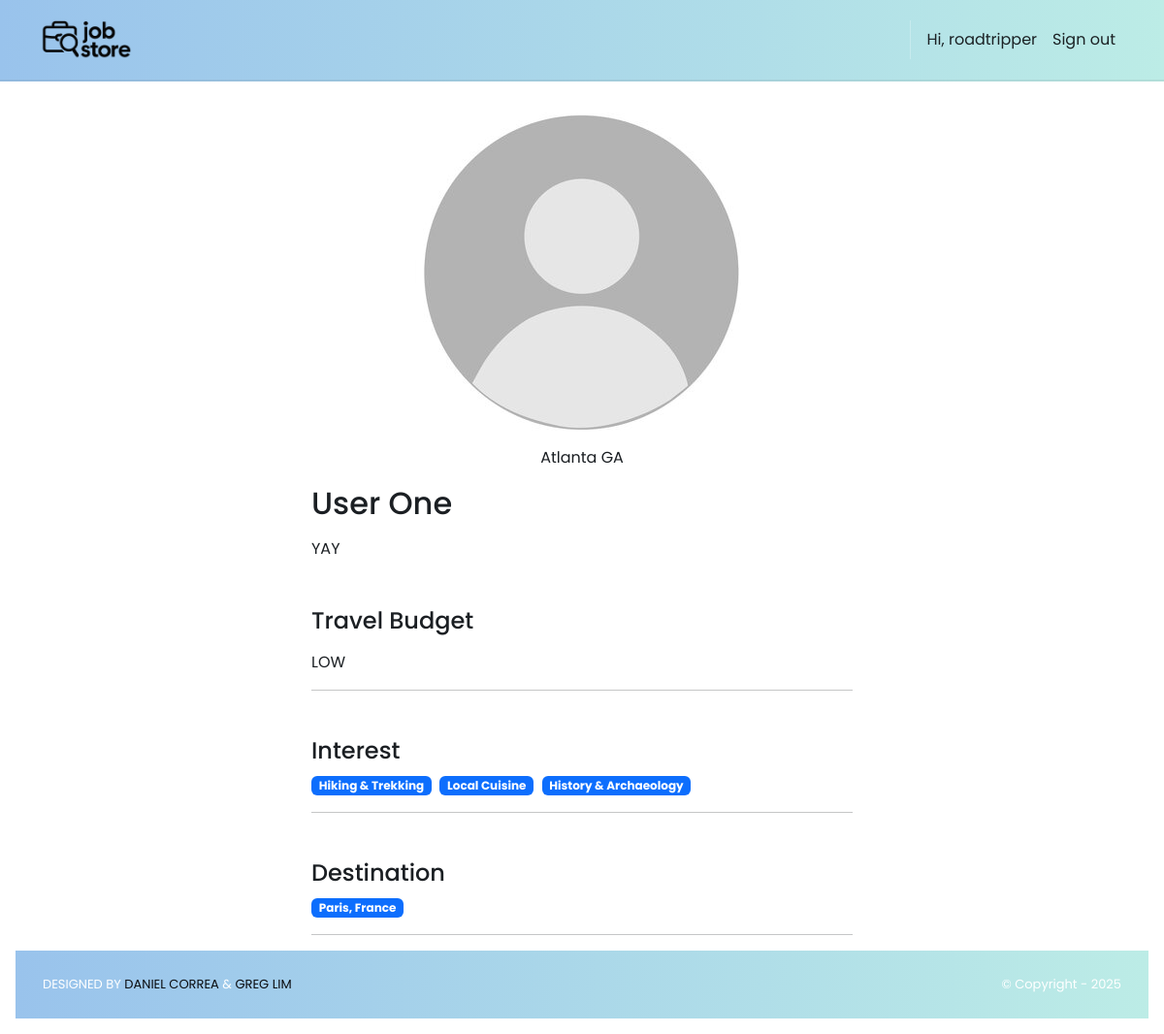
The app's page /roadTripper/1/ (signed in) with its own data.
### accounts/models.py (models this page shows)
class User(AbstractUser):
    class Roles(models.TextChoices):
        PLANNER = "PLANNER", "Planner"
        ROAD_TRIPPER = "ROAD_TRIPPER", "Road Tripper"
    role = models.CharField(
        max_length=20, choices=Roles.choices, default=Roles.ROAD_TRIPPER, db_index=True
    )
    @property
    def is_planner(self) -> bool:
        return self.role == self.Roles.PLANNER
    @property
    def is_roadTripper(self) -> bool:
        return self.role == self.Roles.ROAD_TRIPPER

### roadTripper/models.py (models this page shows, shortened)
class RoadTripper(models.Model):
    user = models.OneToOneField(
        settings.AUTH_USER_MODEL, on_delete=models.CASCADE, related_name="roadTripper_profile"
    )
    firstName = models.CharField("First Name", max_length=255)
    lastName  = models.CharField("Last Name", max_length=255)
    location  = models.CharField("Home Location", max_length=255, blank=True)
    image     = models.ImageField("Profile Image", upload_to='roadTripper_images/', null=True, blank=True)
    TRAVEL_BUDGET_CHOICES = [
        ('LOW', 'Budget-Friendly (Under $50/day)'),
        ('MID', 'Mid-Range (Approx. $50 - $150/day)'),
        ('HIGH', 'Luxury (Over $150/day)'),
        ('FLEX', 'Flexible / Varies'),
    ]
    travel_headline = models.CharField("Travel Tagline", max_length=255, blank=True,
        help_text="A short, catchy phrase about your travel style."
    )
    travel_budget = models.CharField("Travel Budget", max_length=4, choices=TRAVEL_BUDGET_CHOICES, default='MID')
    interests = models.ManyToManyField("Interest", related_name="trippers_with_interest", blank=True)
    destinations = models.ManyToManyField("Destination", related_name="trippers_want_to_visit", blank=True)
    links = models.ManyToManyField("Link", related_name="roadTripper", blank=True)
    hide_image = models.BooleanField(default=False)
    hide_travel_headline = models.BooleanField(default=False)
    hide_travel_budget = models.BooleanField(default=False)
    hide_profile = models.BooleanField(default=False)
    hide_location = models.BooleanField(default=False)

class Interest(models.Model):
    name = models.CharField(max_length=100, unique=True)

class Destination(models.Model):
    city = models.CharField(max_length=100, blank=True)
    country = models.CharField(max_length=100)
    def __str__(self):
        if self.city:
            return f"{self.city}, {self.country}"
        return self.country

### roadTripper/views.py (the view)
# urls.py: path('<int:id>/', views.show, name='planner.show'),
@login_required
def show(request, id):
    roadTripper = get_object_or_404(RoadTripper, id=id)
    template_data = {
        "roadTripper": roadTripper,
        "name": f"{roadTripper.firstName} {roadTripper.lastName}",
        "links": roadTripper.links.all(),
        "hide_profile": roadTripper.hide_profile,
    }
    return render(request, "roadTripper/show.html", {"template_data": template_data})

### pitStop/context_processors.py (called while the page is built)
def static_revisions(request):
    base = Path(settings.BASE_DIR)
    logo_path = base / 'pitStop' / 'static' / 'img' / 'logo.png'
    try:
        rev_logo = str(int(os.path.getmtime(logo_path)))
    except Exception:
        rev_logo = '1'
    css_path = base / 'pitStop' / 'static' / 'css' / 'style.css'
    try:
        rev_css = str(int(os.path.getmtime(css_path)))
    except Exception:
        rev_css = '1'
    return {
        'STATIC_REV_LOGO': rev_logo,
        'STATIC_REV_CSS': rev_css,
    }

### roadTripper/templates/roadTripper/show.html (shortened to what this page needs)
{% extends 'base.html' %}
{% block content %}
{% load static %}
<div class="p-3">
  <div class="container">
    <div class="col-md-6 mx-auto mb-3">
      <div class="mb-3 text-center">
        {% load static %}
        {% if template_data.roadTripper.image and not template_data.roadTripper.hide_image %}
          <img src="{{ template_data.roadTripper.image.url }}" class="d-block mx-auto" style="width:300px;height:300px;border-radius:50%;object-fit:cover;object-position:center;" alt="{{ template_data.name }}">
        {% else %}
          <img src="{% static 'img/default_profile.jpg' %}" class="avatar-big d-block mx-auto" alt="No profile image">
        {% endif %}
        {% if not template_data.roadTripper.hide_location %}
          <p>{{ template_data.roadTripper.location }}</p>
        {% endif %}
      </div>
      <h2>{{ template_data.name }}</h2>
      {% if not template_data.roadTripper.hide_travel_headline %}
        <div class="mt-3">{{ template_data.roadTripper.travel_headline }}</div>
      {% endif %}
      {% if not template_data.roadTripper.hide_travel_budget %}
        <h4 class="mt-5">Travel Budget</h4>
        <div class="mt-3">{{ template_data.roadTripper.travel_budget}}</div>
      {% endif %}
      <hr />
      <h4 class="mt-5">Interest</h4>
        {% for interest in template_data.roadTripper.interests.all %}
          <span class="badge bg-primary me-1">{{ interest.name }}</span>
        {% empty %}
          <p class="text-muted">No interests listed.</p>
        {% endfor %}
      <hr />
      <h4 class="mt-5">Destination</h4>
        {% for destination in template_data.roadTripper.destinations.all %}
          <span class="badge bg-primary me-1">{{ destination }}</span>
        {% empty %}
          <p class="text-muted">No destination listed.</p>
        {% endfor %}
      <hr />
</div>
{% endblock %}

### pitStop/templates/base.html (shortened to what this page needs)
<!DOCTYPE html>
<html>
  {% load static %}
  <head>
    <link href="https://cdn.jsdelivr.net/npm/bootstrap@5.3.3/dist/css/bootstrap.min.css"
          rel="stylesheet">
    <link rel="stylesheet"
          href="https://cdnjs.cloudflare.com/ajax/libs/font-awesome/6.1.1/css/all.min.css">
    <link rel="stylesheet" type="text/css" href="{% static 'css/style.css' %}?v={{ STATIC_REV_CSS }}">
  </head>
  <body class="d-flex flex-column min-vh-100{% if request.resolver_match and request.resolver_match.url_name == 'home.index' %} is-home{% endif %}">
    <nav class="p-3 navbar navbar-light ms-brandbar navbar-expand-lg">
      <div class="container">
        <a class="navbar-brand" href="{% url 'home.index' %}">
          <img src="{% static 'img/logo.png' %}?v={{ STATIC_REV_LOGO }}" alt="logo" height="40" />
        </a>
        <div class="collapse navbar-collapse" id="navbarNavAltMarkup">
          <div class="navbar-nav ms-auto navbar-ml align-items-lg-center">
            {% if user.is_authenticated %}
              <span class="nav-link disabled">Hi, {{ user.username }}</span>
              <a class="nav-link" href="{% url 'logout' %}">Sign out</a>
            {% else %}
              <a class="nav-link" href="{% url 'home.about' %}">About</a>
              <a class="nav-link" href="{% url 'login' %}">Log in</a>
              <a class="nav-link" href="{% url 'signup.choice' %}">Sign up</a>
            {% endif %}
          </div>
        </div>
      </div>
    </nav>
    <div class="flex-grow-1">
      {% block content %}
      {% endblock content %}
    </div>
    <section class="p-3 ms-footer-bottom">
      <div class="container d-flex justify-content-between">
        <div class="me-5 text-white">
          <span>DESIGNED BY
            <a href="https://www.x.com/danielgarax" target="_blank">DANIEL CORREA</a> &
            <a href="https://www.x.com/greglim81" target="_blank">GREG LIM</a>
          </span>
        </div>
        <div class="text-white">
          <span>© Copyright - 2025</span>
        </div>
      </div>
    </section>
  </body>
</html>

### pitStop/static/css/style.css (style rules this page uses)
:root { --bg: #ffffff; --bg-alt: #f6f7f9; --surface: #ffffff; --surface-2: #f2f3f5; --text: #1b1f23; --muted: #6b7280; --border: #e5e7eb; --brand-blue-1: #99C3EC; --brand-blue-2: #AAD2EC; --brand-cyan: #BCECE6; --brand-mint: #97E3C2; --brand-peach: #FFEED9; --brand-pink: #F69C9E; --primary: var(--brand-blue-1); --primary-contrast: #0b0d10; --link: var(--brand-blue-1); --success: var(--brand-mint); --warning: var(--brand-peach); --danger: var(--brand-pink); --shadow: 0 6px 20px rgba(0,0,0,0.08); --radius: 10px; --radius-sm: 8px; --radius-xs: 6px; --focus: 0 0 0 0.2rem rgba(153,195,236,0.35); --transition: 180ms ease; }
html, body { background: var(--bg); color: var(--text); }
body { font-family: 'Poppins', system-ui, -apple-system, Segoe UI, Roboto, Arial, sans-serif; line-height: 1.5; text-rendering: optimizeLegibility; -webkit-font-smoothing: antialiased; -moz-osx-font-smoothing: grayscale; transition: background-color var(--transition), color var(--transition); }
a { color: var(--link); }
.navbar { backdrop-filter: saturate(160%) blur(4px); }
.navbar .nav-link { opacity: 0.9; }
.ms-brandbar { background-color: #99C3EC; background: linear-gradient(90deg, var(--brand-blue-1), var(--brand-cyan)) !important; border-bottom: 2px solid rgba(0,0,0,0.06); }
.ms-brandbar .nav-link, .ms-brandbar .navbar-brand, .ms-brandbar .navbar-text { color: var(--primary-contrast) !important; }
.ms-brandbar .nav-link { position: relative; transition: color 160ms ease, transform 140ms ease; }
.ms-brandbar .nav-link::after { content: ''; position: absolute; left: 0; right: 0; bottom: -4px; height: 2px; width: 0; margin: 0 auto; background: var(--primary-contrast); transition: width 180ms ease; }
.ms-footer-bottom { background-color: #99C3EC; background: linear-gradient(90deg, var(--brand-blue-1), var(--brand-cyan)) !important; border-top: 0; }
.ms-footer-bottom span { font-size: 13px; line-height: 38px; }
.ms-footer-bottom a { color: var(--primary-contrast); text-decoration: none; }
.btn, .form-control, .form-select, .nav-link, .card { transition: all var(--transition); }

### records on screen
User: username "roadtripper"
RoadTripper: roadTripper.location "Atlanta GA", roadTripper.travel_headline "YAY", roadTripper.travel_budget "LOW"
Interest: name "Hiking & Trekking"
Interest: name "Local Cuisine"
Interest: name "History & Archaeology"
Destination: city+country "Paris, France"

### other values on screen
{{ template_data.name }} "User One"
